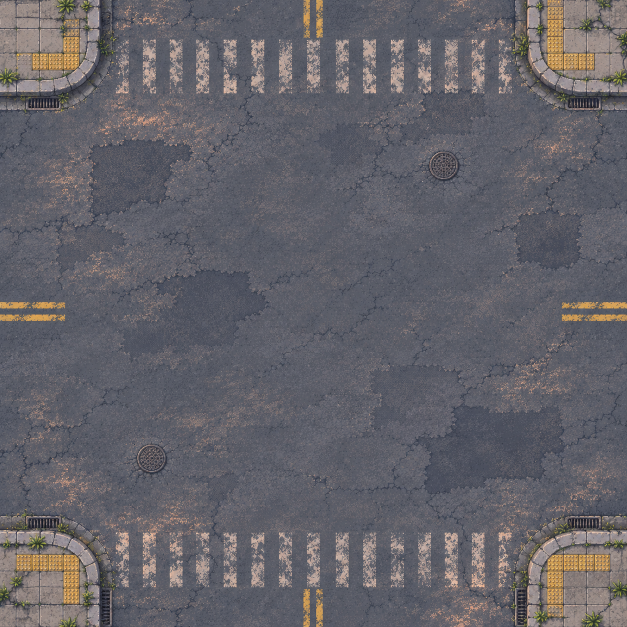
#> input picture work/pavement.png, 1254 x 1254 px, found by its file name (shown at 1/2 size)
$ python build-streets.py
#> lines starting #> are read from the running program, lines starting #| are printed output that depends on the picture; after the words box and inside, x2 and y2 are one past the last pixel; in counts of white or black regions, pixels touching at a corner belong together
from pathlib import Path
import random

import numpy as np
from PIL import Image, ImageDraw, ImageFilter, ImageFont, ImageOps


SIZE = (760, 720)
SOURCE = Image.open(Path('work/pavement.png')).convert('RGB')
#> SOURCE is the input picture: PIL image 1254x1254 RGB; mean R, G, B 100.4, 98.7, 104.9


def reflected_texture(crop, size):
#> called with crop = (140, 270, 791, 777), size = (380, 360)
    stone = SOURCE.crop(crop).resize(size, Image.Resampling.LANCZOS)
    tile = Image.new('RGB', (size[0] * 2, size[1] * 2))
#> tile: PIL image 760x720 RGB; every value is 0
    tile.paste(stone)
    tile.paste(ImageOps.mirror(stone), (size[0], 0))
    tile.paste(ImageOps.flip(tile.crop((0, 0, tile.width, size[1]))), (0, size[1]))
    surface = Image.new('RGB', SIZE)
    for y in range(0, SIZE[1], tile.height):
        for x in range(0, SIZE[0], tile.width):
            surface.paste(tile, (x, y))
    return surface


road = reflected_texture((140, 270, 791, 777), (380, 360))
road = Image.blend(road, Image.new('RGB', SIZE, '#313b47'), .21)
pavement = reflected_texture((210, 300, 786, 736), (190, 180))
#> call 2 of reflected_texture, with crop = (210, 300, 786, 736), size = (190, 180)
#> in reflected_texture (call 2), `tile = Image.new('RGB', (size[0] * 2, size[1] * 2))`: tile: PIL image 380x360 RGB; every value is 0
#> in reflected_texture (call 2), `tile.paste(ImageOps.mirror(stone), (size[0], 0))`:
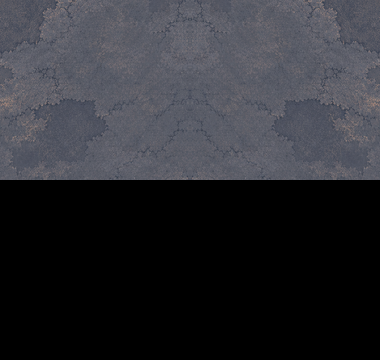
#> tile: PIL image 380x360 RGB; mean R, G, B 45.6, 46.3, 51.3
#> after the loop in reflected_texture (call 2), `for y in range(0, SIZE[1], tile.height):`:
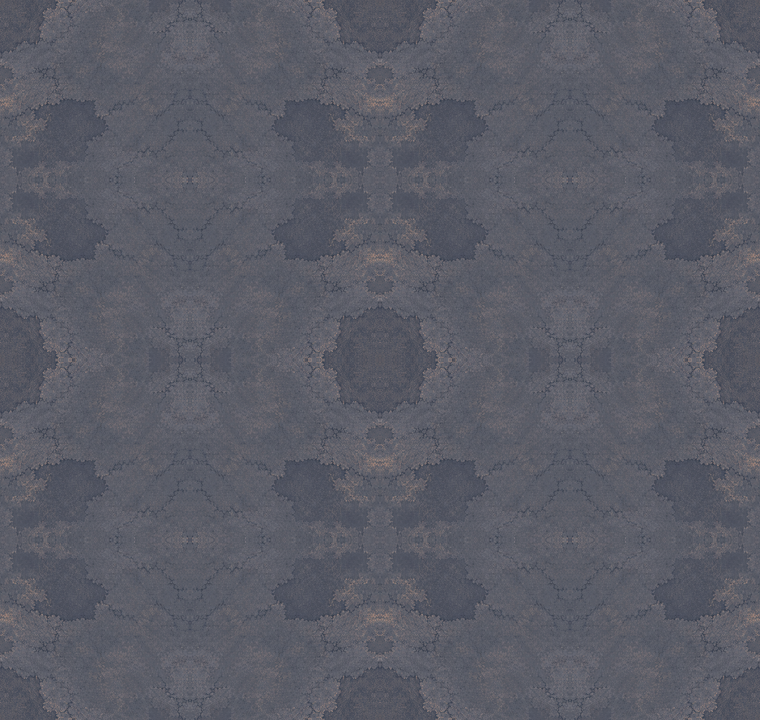
#> surface: PIL image 760x720 RGB; mean R, G, B 91.2, 92.6, 102.7
lum = np.asarray(ImageOps.grayscale(pavement)).astype(float)
rng = np.random.default_rng(729)
detail = (lum - 81) * .47 + rng.normal(0, 2.2, lum.shape)
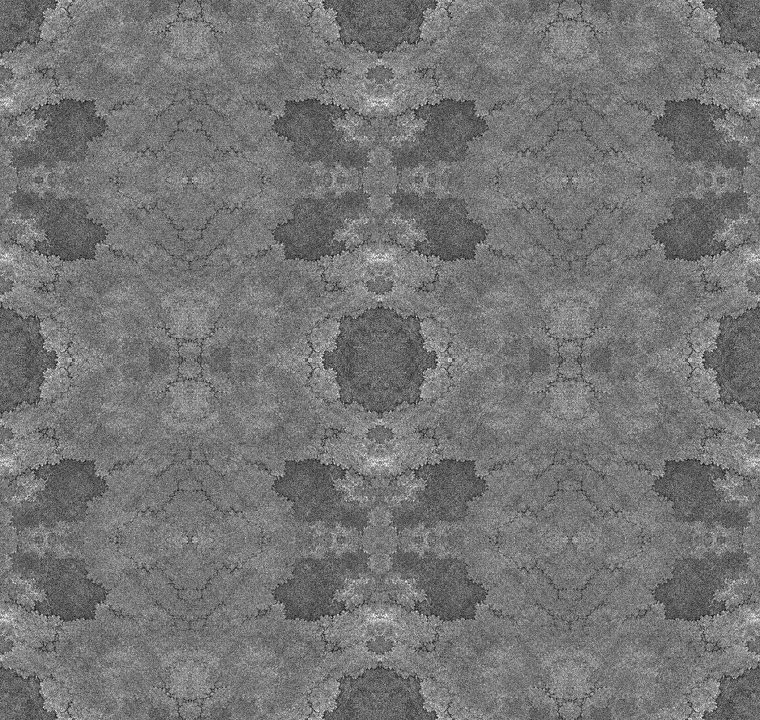
#> detail: shape (720, 760) float64; min -15.08, max 30.1, mean 5.8; drawn with min black and max white
sidewalk = Image.fromarray(np.clip(np.array([93, 94, 92]) + detail[:, :, None], 0, 255).astype('uint8'))
grid = ImageDraw.Draw(sidewalk, 'RGBA')
for row, y in enumerate(range(-16, 740, 16)):
    grid.line((0, y, 760, y), fill=(39, 47, 50, 95))
    grid.line((0, y+1, 760, y+1), fill=(169, 161, 141, 51))
    for x in range((row % 2)*16, 761, 32):
        grid.line((x, y, x, y+16), fill=(47, 51, 51, 85))


def crop_stamp(box, size, feather=3):
#> called with box = (849, 292, 924, 370), size = (39, 40), feather = 4
    stamp = SOURCE.crop(box).resize(size, Image.Resampling.LANCZOS)
    alpha = Image.new('L', size)
#> alpha: PIL image 39x40 L; every value is 0
    ImageDraw.Draw(alpha).rounded_rectangle((feather, feather, size[0]-feather-1, size[1]-feather-1), radius=feather, fill=255)
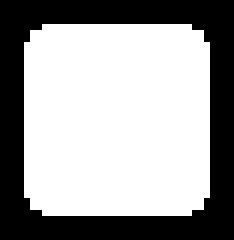
#> alpha: PIL image 39x40 L (shown 6 times larger); 62.3% white; 1 black region, box (x1, y1, x2, y2) and area: (0, 0, 39, 40) 588
    return stamp, alpha.filter(ImageFilter.GaussianBlur(feather / 2))


cover, cover_mask = crop_stamp((849, 292, 924, 370), (39, 40), 4)
grate, grate_mask = crop_stamp((44, 181, 127, 220), (43, 20), 2)
#> in crop_stamp (call 2), `alpha = Image.new('L', size)`: alpha: PIL image 43x20 L; every value is 0
#> in crop_stamp (call 2), `ImageDraw.Draw(alpha).rounded_rectangle((feather, feather, size[0]-fea..`: alpha: PIL image 43x20 L; 72.1% white; 1 black region, box (x1, y1, x2, y2) and area: (0, 0, 43, 20) 240
tactile = SOURCE.crop((66, 106, 97, 138)).resize((8, 8), Image.Resampling.LANCZOS)
weed, weed_mask = crop_stamp((113, 0, 156, 35), (21, 16), 3)
#> in crop_stamp (call 3), `alpha = Image.new('L', size)`: alpha: PIL image 21x16 L; every value is 0
#> in crop_stamp (call 3), `ImageDraw.Draw(alpha).rounded_rectangle((feather, feather, size[0]-fea..`: alpha: PIL image 21x16 L; 41.1% white; 1 white region, box (x1, y1, x2, y2) and area: (3, 3, 18, 13) 138
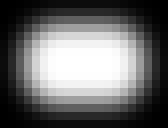
#> weed_mask: PIL image 21x16 L (shown 8 times larger); min 0, max 255, mean 104.8
typeface = ImageFont.truetype('C:/Windows/Fonts/arialbd.ttf', 21)


def curb_polygon(left, right, top, bottom):
    c = 18
    return [(left + c, top), (right - c, top), (right, top+c),
            (right, bottom-c), (right-c, bottom), (left+c, bottom),
            (left, bottom-c), (left, top+c)]


def build(variant, name):
    gen = random.Random(530 + variant * 75)
    street = road.copy()
    curbs = Image.new('L', SIZE)
    mask_draw = ImageDraw.Draw(curbs)
    plots = [(x-166, x+420, top, bottom)
             for x in (0, 760) for top, bottom in ((-48, 215), (325, 475), (672, 815))]
    for left, right, top, bottom in plots:
        mask_draw.polygon(curb_polygon(left, right, top, bottom), fill=255)
    street.paste(sidewalk, mask=curbs)
    draw = ImageDraw.Draw(street)
    for left, right, top, bottom in plots:
        for inset, color in ((0, '#343a40'), (1, '#55575a'), (2, '#928a80'), (4, '#7a7671'), (5, '#4c5153')):
            p = curb_polygon(left+inset, right-inset, top+inset, bottom-inset)
            draw.line(p+[p[0]], fill=color, width=1)
        for px in range(left+28, right-18, 25):
            for py in (top, bottom-4):
                draw.line((px, py+1, px+1, py+4), fill='#42474b')
        for px in (left+1, right-4):
            for py in range(top+27, bottom-20, 24):
                draw.line((px, py, px+3, py), fill='#44494a')

    paint = Image.new('RGBA', SIZE)
    ink = ImageDraw.Draw(paint)
    white = (207, 203, 182, 178)
    amber = (200, 154, 75, 184)
    # Main avenue and side street. Leave the junction clear for the crossing.
    for x1, x2 in ((-5, 365), (647, 765)):
        for y in (569, 574):
            ink.rectangle((x1, y, x2, y+1), fill=amber)
    for top, bottom in ((0, 188), (343, 447), (698, 730)):
        for x in (504, 509):
            ink.rectangle((x, top, x+1, bottom), fill=amber)
    for x1, x2 in ((362, 390), (623, 651)):
        for y in range(490, 664, 17):
            ink.rectangle((x1, y, x2, y+7), fill=white)
    for y in (447, 688):
        for x in range(435, 584, 17):
            ink.rectangle((x, y, x+7, y+23), fill=white)
    # Small loading alley, drainage and inset parking bays.
    for x in range(12, 373, 54):
        ink.rectangle((x, 258, x+25, 259), fill=(195, 185, 157, 92))
    for x in range(24, 340, 51):
        ink.line((x, 350, x, 377), fill=(205, 199, 180, 118), width=2)
        ink.line((x, 350, x+13, 350), fill=(205, 199, 180, 118), width=2)
    for x in (391, 612):
        for y in (466, 675):
            ink.rectangle((x-12, y-3, x+12, y+3), fill=(166, 137, 89, 239))
            for dx in range(-10, 11, 4):
                for dy in (-1, 2):
                    ink.point((x+dx, y+dy), fill=(216, 187, 130, 210))
    # A different real-world road marking identifies each block.
    def arrow(x, y, direction):
        outline = [(-22,-2),(8,-2),(8,-6),(21,0),(8,6),(8,2),(-22,2)]
        ink.polygon([(x+u*direction,y+v) for u,v in outline], fill=white)
    arrow(130, 518, -1)
    arrow(697, 617, 1)
    if variant == 1:
        for left in (39, 193):
            ink.rectangle((left, 415, left+119, 446), outline=(192, 163, 105, 121), width=2)
            for x in range(left+15, left+90, 14):
                ink.line((x, 443, x+23, 417), fill=(192, 163, 105, 108), width=2)
    elif variant == 2:
        ink.rounded_rectangle((65, 632, 294, 658), radius=6, outline=(207,169,83,165), width=2)
        ink.text((154, 632), 'BUS', font=typeface, fill=(214,181,103,176))
    else:
        ink.ellipse((207, 595, 262, 635), outline=(211, 203, 178, 150), width=2)
        ink.text((223, 603), '30', font=typeface, fill=(219, 211, 183, 176))
    # Break up painted edges and let original road texture show through.
    alpha = np.array(paint.getchannel('A'), dtype=float)
    weather = np.random.default_rng(463+variant)
    wear = np.clip((lum - 62) / 44, .3, 1)
    wear *= np.where(weather.random(lum.shape) < .17, .18, 1)
    paint.putalpha(Image.fromarray((alpha * wear).astype('uint8')))
    street.paste(paint, mask=paint.getchannel('A'))
    for x,y in [(303, 284), (543, 139), (274+20*variant, 590), (677, 40)]:
        street.paste(cover, (x,y), cover_mask)
    for x,y in [(91,207), (328,468), (278,664), (689,316)]:
        street.paste(grate, (x,y), grate_mask)
    for origin_x in (363, 622):
        for origin_y, direction in ((466, -1), (679, 1)):
            for col in range(4):
                street.paste(tactile, (origin_x + col*8, origin_y))
            for row in range(1, 4):
                street.paste(tactile, (origin_x + 16, origin_y+row*8*direction))
    for x,y in [(45, 197), (404, 334), (670, 451), (137, 681)]:
        street.paste(weed, (x+gen.randint(-10,10), y), weed_mask)
    # Little repair seams add variety without distracting from the squad.
    draw = ImageDraw.Draw(street)
    for _ in range(9):
        x = gen.randrange(25, 715)
        y = gen.choice((242, 276, 400, 522, 605)) + gen.randrange(-12, 12)
        points = [(x,y)]
        for step in range(gen.randrange(3, 6)):
            x += gen.randrange(3,9)
            y += gen.randrange(-4,5)
            points.append((x,y))
        draw.line(points, fill='#454b52')
    street.save(Path('game') / ('street-' + name + '.webp'), quality=83, method=6)


for index, district in enumerate(('market', 'service', 'transit')):
    build(index, district)
#> this loop made 3 passes
#> pass 1, in build, `alpha = np.array(paint.getchannel('A'), dtype=float)`:
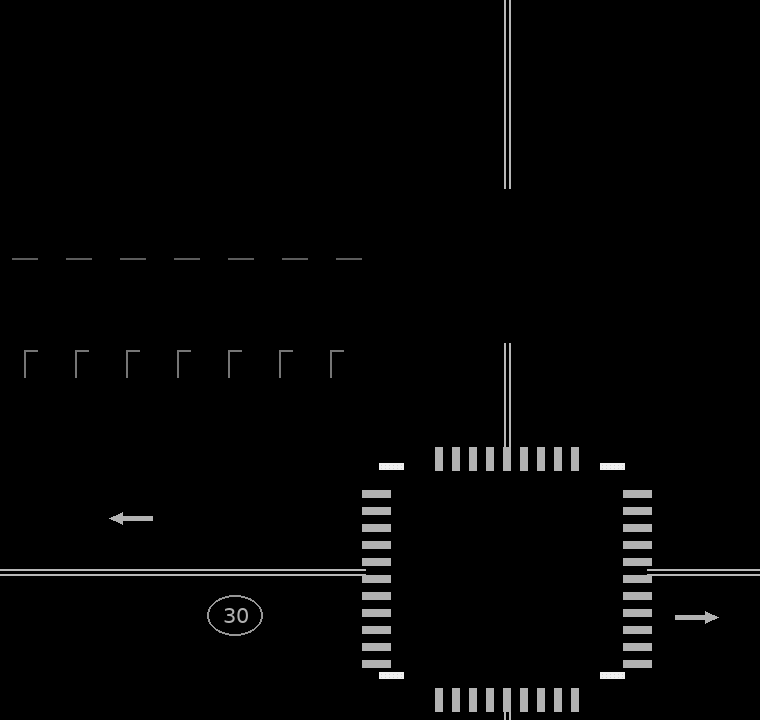
#> alpha: shape (720, 760) float64; min 0, max 239, mean 4.6
#> pass 1, in build, `wear = np.clip((lum - 62) / 44, .3, 1)`:
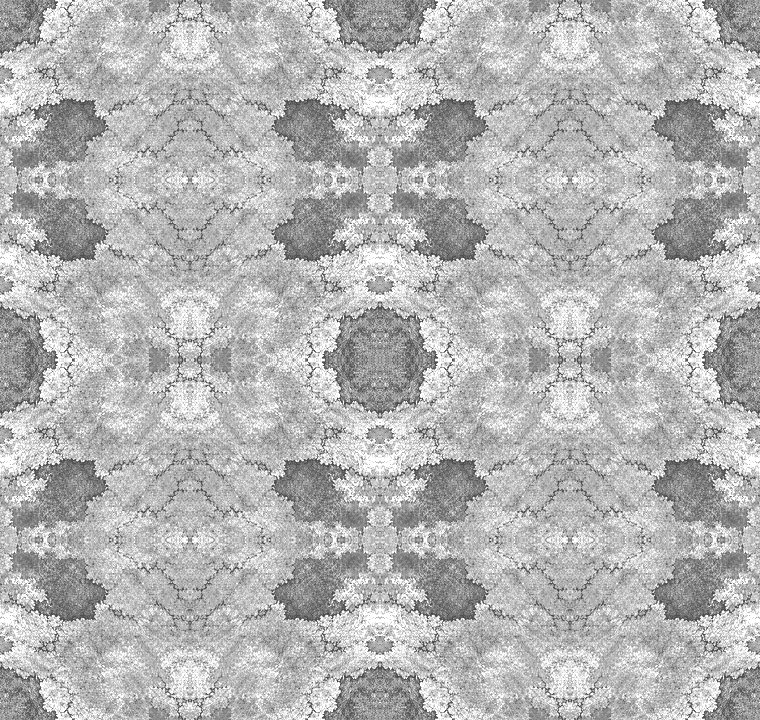
#> wear: shape (720, 760) float64; min 0.3, max 1, mean 0.709
